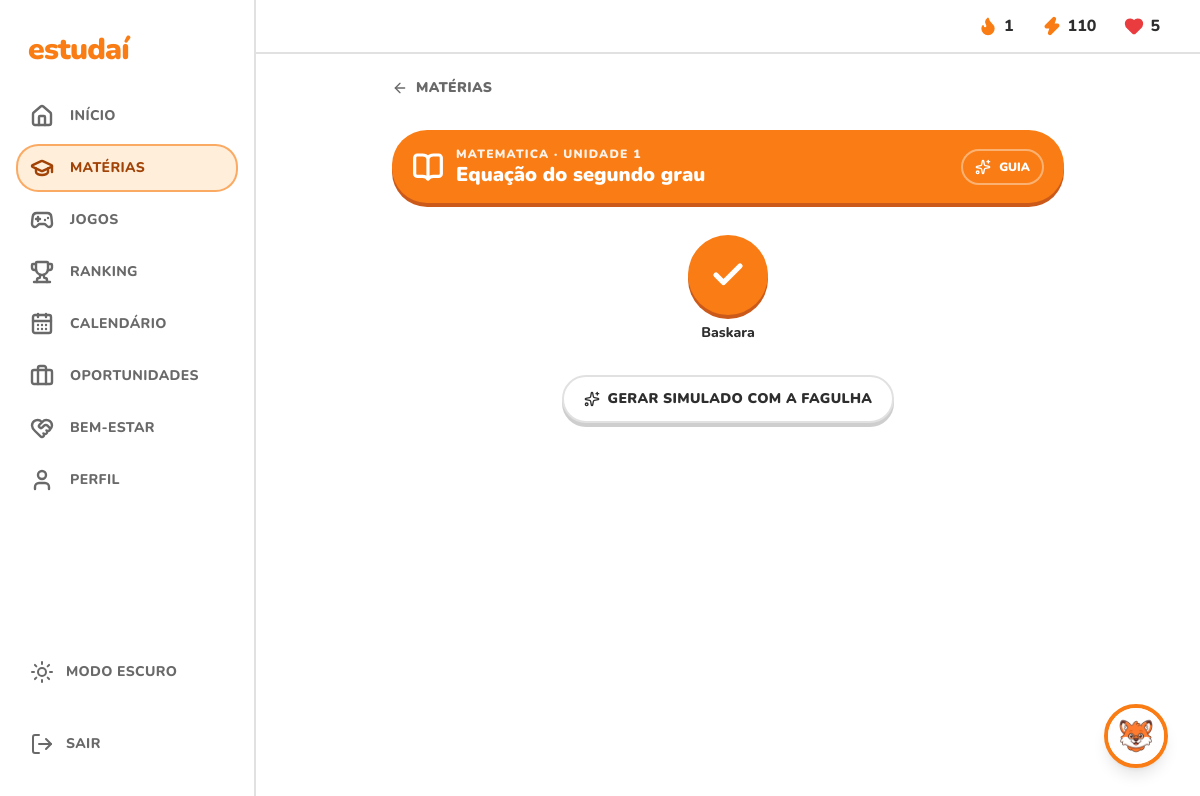
Page /game/materias/matematica/ (signed in) on the committed database.
### game/models.py (models this page shows, shortened)
class Unidade(models.Model):
    materia = models.ForeignKey(Materia, on_delete=models.CASCADE, related_name='unidades')
    titulo = models.CharField(max_length=80)
    ordem = models.PositiveIntegerField(default=0)
    class Meta:
        ordering = ['ordem', 'id']

class Materia(models.Model):
    nome = models.CharField(max_length=50)
    professor = models.CharField(max_length=60, blank=True)
    slug = models.SlugField(unique=True, help_text='Usado na URL. Ex.: matematica')
    icone = models.CharField(
        max_length=40,
        default='book-open',
        help_text='Nome do ícone Lucide (lucide.dev/icons). Ex.: sigma, atom, leaf',
    )
    ordem = models.PositiveIntegerField(default=0)
    class Meta:
        ordering = ['ordem', 'nome']
        verbose_name = 'Matéria'

class Licao(models.Model):
    unidade = models.ForeignKey(Unidade, on_delete=models.CASCADE, related_name='licoes')
    nome = models.CharField(max_length=80)
    ordem = models.PositiveIntegerField(default=0)
    class Meta:
        ordering = ['ordem', 'id']
        verbose_name = 'Lição'
        verbose_name_plural = 'Lições'

### game/views.py (the view)
# urls.py: path('materias/<slug:slug>/', views.MateriaDetailView.as_view(), name='materia-detail'),
class MateriaDetailView(PaginaView):
    template_name = 'game/materia_detail.html'
    secao = 'materias'
    def get_context_data(self, **kwargs):
        context = super().get_context_data(**kwargs)
        materia = get_object_or_404(Materia, slug=self.kwargs['slug'])
        context['materia'] = materia
        context['unidades'] = ProgressoDoAluno(self.request.user).trilha(materia)
        return context

### game/models.py (called while the page is built)
def perfil_de(user):
    perfil, _ = Perfil.objects.get_or_create(user=user)
    return perfil

    def xp_total(self):
        return RegistroXP.objects.filter(user=self.user).aggregate(total=Sum('quantidade'))['total'] or 0

    def ofensiva(self):
        dias = set(
            timezone.localtime(data).date()
            for data in RegistroXP.objects.filter(user=self.user).values_list('criado_em', flat=True)
        )
        dia = timezone.localdate()
        if dia not in dias:
            dia -= datetime.timedelta(days=1)
        seguidos = 0
        while dia in dias:
            seguidos += 1
            dia -= datetime.timedelta(days=1)
        return seguidos

### game/servicos.py (called while the page is built)
    def trilha(self, materia):
        ja_achou_atual = False
        posicao = 0
        unidades = []
        for unidade in materia.unidades.prefetch_related('licoes'):
            licoes = []
            for licao in unidade.licoes.all():
                if licao.id in self.licoes_feitas:
                    status = 'concluida'
                elif not ja_achou_atual:
                    status = 'atual'
                    ja_achou_atual = True
                else:
                    status = 'bloqueada'
                licoes.append({
                    'licao': licao,
                    'status': status,
                    'deslocamento': self.DESLOCAMENTOS[posicao % len(self.DESLOCAMENTOS)],
                })
                posicao += 1
            unidades.append({'unidade': unidade, 'licoes': licoes})
        return unidades

    def eventos(self):
        return Evento.objects.filter(Q(user__isnull=True) | Q(user=self.user))

    def lembrete(self):
        limite = self.hoje + datetime.timedelta(days=3)
        evento = self.eventos().filter(data__gte=self.hoje, data__lte=limite).exclude(tipo='feriado').first()
        if not evento:
            return None
        dias = (evento.data - self.hoje).days
        quando = 'é hoje' if dias == 0 else 'é amanhã' if dias == 1 else f'é em {dias} dias'
        return {
            'texto': f'{evento.titulo} {quando}.',
            'pedido': f'Me ajude a me preparar para: {evento.titulo}'
                      + (f' — {evento.descricao}' if evento.descricao else '') + '.',
        }

### game/templates/game/materia_detail.html (shortened to what this page needs)
{% extends "base.html" %}
{% block content %}
<div class="mx-auto flex max-w-2xl flex-col gap-8">
  <a href="{% url 'game:materia-list' %}"
     class="flex w-fit items-center gap-2 text-sm font-black uppercase tracking-wide text-muted-foreground hover:text-foreground">
    <i data-lucide="arrow-left" class="size-4" aria-hidden="true"></i> Matérias
  </a>
  {% for item in unidades %}
    <section class="flex flex-col gap-8">
      <header class="flex items-center justify-between gap-4 rounded-3xl bg-primary px-5 py-4 text-primary-foreground btn-3d">
        <div class="flex items-center gap-3">
          <i data-lucide="{{ materia.icone }}" class="size-8 shrink-0" aria-hidden="true" stroke-width="2.4"></i>
          <div>
            <p class="text-xs font-black uppercase tracking-widest opacity-90">
              <span class="hidden sm:inline">{{ materia.nome }} · </span>Unidade {{ forloop.counter }}
            </p>
            <h2 class="text-xl font-black leading-tight">{{ item.unidade.titulo }}</h2>
          </div>
        </div>
        <button type="button"
                data-fagulha="Me explique a unidade &quot;{{ item.unidade.titulo }}&quot; de {{ materia.nome }} com um resumo e exemplos."
                class="flex items-center gap-2 rounded-xl border-2 border-primary-foreground/40 px-3 py-2 text-xs font-black uppercase hover:bg-primary-foreground/10">
          <i data-lucide="sparkles" class="size-4" aria-hidden="true"></i> Guia
        </button>
      </header>
      <ol class="flex flex-col items-center gap-5">
        {% for passo in item.licoes %}
          <li class="flex flex-col items-center gap-2 transition-transform {{ passo.deslocamento }}">
            {% if passo.status == 'concluida' %}
              <a href="{% url 'game:licao' passo.licao.pk %}"
                 class="flex size-20 items-center justify-center rounded-full bg-primary text-primary-foreground btn-3d"
                 aria-label="{{ passo.licao.nome }} (concluída)">
                <i data-lucide="check" class="size-9" aria-hidden="true" stroke-width="3.5"></i>
              </a>
              <span class="text-sm font-extrabold text-foreground">{{ passo.licao.nome }}</span>
            {% endif %}
          </li>
        {% endfor %}
      </ol>
    </section>
  {% empty %}
    <p class="font-semibold text-muted-foreground">Esta matéria ainda não tem unidades cadastradas.</p>
  {% endfor %}
  <button type="button"
          data-fagulha="Crie um simulado de 5 questões de {{ materia.nome }} com gabarito comentado."
          class="mx-auto inline-flex items-center justify-center gap-2 rounded-2xl border-2 border-border bg-card px-5 py-3 text-sm font-black uppercase tracking-wide text-foreground btn-3d-muted transition-colors hover:bg-muted">
    <i data-lucide="sparkles" class="size-4" aria-hidden="true"></i> Gerar simulado com a Fagulha
  </button>
</div>
{% endblock %}

### game/static/game/css/estudai.css (style rules this page uses)
:root { color-scheme: light; --background: oklch(1 0 0); --foreground: oklch(0.3 0 0); --card: oklch(1 0 0); --card-foreground: oklch(0.3 0 0); --popover: oklch(1 0 0); --popover-foreground: oklch(0.3 0 0); --primary: oklch(0.72 0.18 52); --primary-foreground: oklch(1 0 0); --primary-shadow: oklch(0.6 0.16 45); --secondary: oklch(0.965 0 0); --secondary-foreground: oklch(0.3 0 0); --muted: oklch(0.965 0 0); --muted-foreground: oklch(0.52 0 0); --accent: oklch(0.96 0.035 65); --accent-foreground: oklch(0.5 0.14 45); --destructive: oklch(0.62 0.21 25); --destructive-foreground: oklch(1 0 0); --border: oklch(0.91 0 0); --border-strong: oklch(0.85 0 0); --input: oklch(0.91 0 0); --ring: oklch(0.72 0.18 52); --mascot: oklch(1 0 0); --radius: 1rem; }

### rows in the picture
Unidade: unidade.titulo "Equação do segundo grau"
Materia: nome "MATEMATICA"
Licao: licao.nome "Baskara"

### other values in the picture
{{ item.rotulo }} "INÍCIO" "MATÉRIAS" "JOGOS" "RANKING" "CALENDÁRIO" "OPORTUNIDADES" "BEM-ESTAR" "PERFIL"
{{ ofensiva }} "1"
{{ xp_total }} "110"
